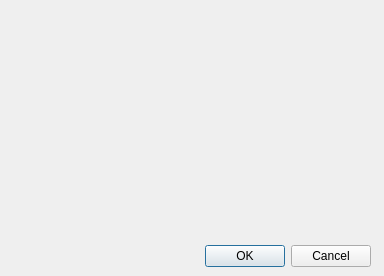
<?xml version="1.0" encoding="UTF-8"?>
<ui version="4.0">
 <class>aboutUsFrm</class>
 <widget class="QDialog" name="aboutUsFrm">
  <property name="geometry">
   <rect>
    <x>0</x>
    <y>0</y>
    <width>384</width>
    <height>276</height>
   </rect>
  </property>
  <property name="windowTitle">
   <string>О нас</string>
  </property>
  <widget class="QDialogButtonBox" name="buttonBox">
   <property name="geometry">
    <rect>
     <x>30</x>
     <y>240</y>
     <width>341</width>
     <height>32</height>
    </rect>
   </property>
   <property name="orientation">
    <enum>Qt::Horizontal</enum>
   </property>
   <property name="standardButtons">
    <set>QDialogButtonBox::Cancel|QDialogButtonBox::Ok</set>
   </property>
  </widget>
 </widget>
 <resources/>
 <connections>
  <connection>
   <sender>buttonBox</sender>
   <signal>accepted()</signal>
   <receiver>aboutUsFrm</receiver>
   <slot>accept()</slot>
   <hints>
    <hint type="sourcelabel">
     <x>248</x>
     <y>254</y>
    </hint>
    <hint type="destinationlabel">
     <x>157</x>
     <y>274</y>
    </hint>
   </hints>
  </connection>
  <connection>
   <sender>buttonBox</sender>
   <signal>rejected()</signal>
   <receiver>aboutUsFrm</receiver>
   <slot>reject()</slot>
   <hints>
    <hint type="sourcelabel">
     <x>316</x>
     <y>260</y>
    </hint>
    <hint type="destinationlabel">
     <x>286</x>
     <y>274</y>
    </hint>
   </hints>
  </connection>
 </connections>
</ui>
